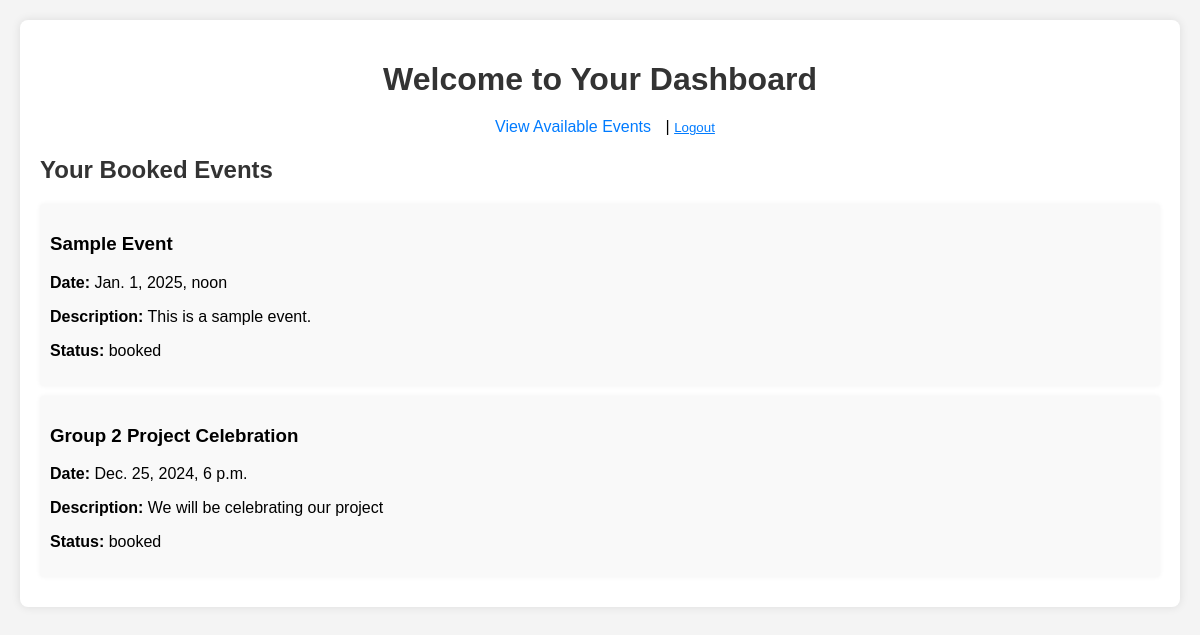
The page /events/dashboard/ (signed in) on the database its author committed.
### events/models.py (models this page shows, shortened)
class Ticket(models.Model):
    STATUS_CHOICES = [
        ('booked', 'Booked'),
        ('canceled', 'Canceled'),
    ]
    event = models.ForeignKey(Event, on_delete=models.CASCADE)
    attendee = models.ForeignKey(Attendee, on_delete=models.CASCADE)
    purchase_date = models.DateTimeField(auto_now_add=True)
    status = models.CharField(max_length=50, choices=STATUS_CHOICES)

class Event(models.Model):
    title = models.CharField(max_length=255)
    description = models.TextField()
    date = models.DateTimeField()
    venue = models.ForeignKey(Venue, on_delete=models.CASCADE)
    organizer = models.ForeignKey(Organizer, on_delete=models.CASCADE)
    price = models.DecimalField(max_digits=10, decimal_places=2)  # Added price for event
    class Meta:
        permissions = [
            ("can_view_event", "Can view event"),
            ("can_edit_event", "Can edit event"),
        ]

### events/views.py (the view)
# urls.py: path('dashboard/', dashboard, name='dashboard'),
@login_required
def dashboard(request):
    if request.user.is_staff or request.user.groups.filter(name='Organizer').exists():
        return redirect('organizer_dashboard')
    try:
        attendee = Attendee.objects.get(user=request.user)
        user_events = Ticket.objects.filter(attendee=attendee)
    except Attendee.DoesNotExist:
        user_events = Ticket.objects.none()
    context = {
        'events': user_events
    }
    return render(request, 'events/user_dashboard.html', context)

### events/templates/events/user_dashboard.html (shortened to what this page needs)
<!DOCTYPE html>
<html lang="en">
<head>
    <link rel="stylesheet" href="https://cdnjs.cloudflare.com/ajax/libs/font-awesome/5.15.4/css/all.min.css">
</head>
<body>
    <div class="user-dashboard-container">
        <h1>Welcome to Your Dashboard</h1>
        <div class="nav-links">
            <a href="{% url 'available_events' %}">View Available Events</a> |
            <form id="logout-form" method="POST" action="{% url 'logout' %}" style="display:inline;">
                <button type="submit" style="background:none;border:none;padding:0;color:#007bff;cursor:pointer;text-decoration:underline;">Logout</button>
            </form>
        </div>
        <div class="events-list">
            <h2>Your Booked Events</h2>
            {% if events %}
                {% for ticket in events %}
                <div class="event-item">
                    <h3>{{ ticket.event.title }}</h3>
                    <p><strong>Date:</strong> {{ ticket.event.date }}</p>
                    <p><strong>Description:</strong> {{ ticket.event.description }}</p>
                    <p><strong>Status:</strong> {{ ticket.status }}</p>
                </div>
                {% endfor %}
            {% else %}
                <p>You have no booked events.</p>
            {% endif %}
        </div>
    </div>
</body>
</html>

### events/templates/events/user_dashboard.html (style rules this page uses)
body { font-family: Arial, sans-serif; background-color: #f4f4f4; margin: 0; padding: 20px; }
.user-dashboard-container { background-color: #fff; padding: 20px; border-radius: 8px; box-shadow: 0 0 10px rgba(0, 0, 0, 0.1); }
.user-dashboard-container h1 { text-align: center; margin-bottom: 20px; color: #333; }
.events-list { margin-top: 20px; }
.events-list h2 { color: #333; }
.event-item { background-color: #f9f9f9; padding: 10px; border-radius: 4px; margin-bottom: 10px; box-shadow: 0 0 5px rgba(0, 0, 0, 0.05); }
.nav-links { text-align: center; margin-bottom: 20px; }
.nav-links a { color: #007bff; text-decoration: none; margin: 0 10px; }

### rows shown on the page
Ticket: event "Sample Event", event "Jan. 1, 2025, noon", event.description "This is a sample event.", status "booked"
Ticket: event "Group 2 Project Celebration", event "Dec. 25, 2024, 6 p.m.", event.description "We will be celebrating our project", status "booked"
